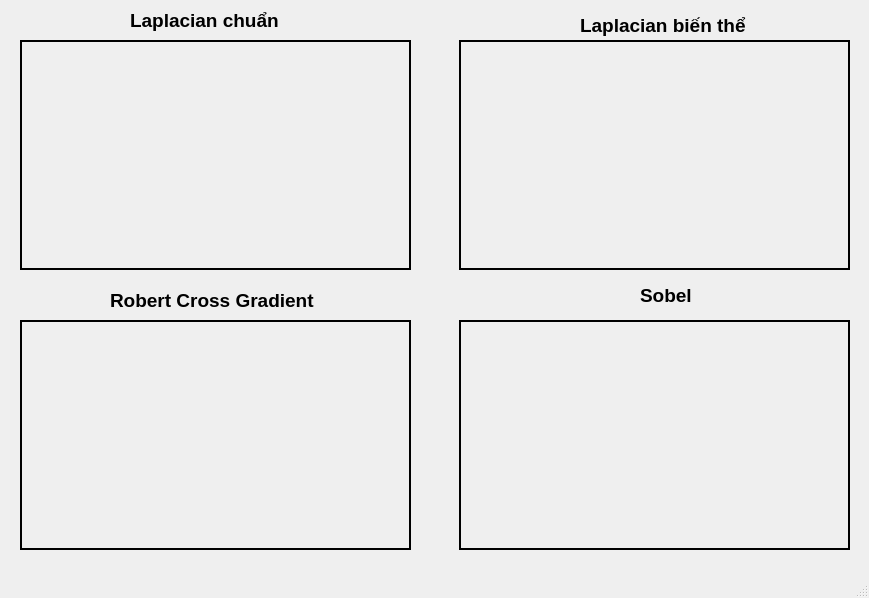
<?xml version="1.0" encoding="UTF-8"?>
<ui version="4.0">
 <class>MainWindow2</class>
 <widget class="QMainWindow" name="MainWindow2">
  <property name="geometry">
   <rect>
    <x>0</x>
    <y>0</y>
    <width>869</width>
    <height>598</height>
   </rect>
  </property>
  <property name="windowTitle">
   <string>So sánh bộ lọc mịn</string>
  </property>
  <widget class="QWidget" name="centralwidget">
   <widget class="QLabel" name="screen_1">
    <property name="geometry">
     <rect>
      <x>20</x>
      <y>40</y>
      <width>391</width>
      <height>230</height>
     </rect>
    </property>
    <property name="frameShape">
     <enum>QFrame::WinPanel</enum>
    </property>
    <property name="text">
     <string/>
    </property>
   </widget>
   <widget class="QLabel" name="screen_2">
    <property name="geometry">
     <rect>
      <x>459</x>
      <y>40</y>
      <width>391</width>
      <height>230</height>
     </rect>
    </property>
    <property name="frameShape">
     <enum>QFrame::WinPanel</enum>
    </property>
    <property name="text">
     <string/>
    </property>
   </widget>
   <widget class="QLabel" name="screen_4">
    <property name="geometry">
     <rect>
      <x>459</x>
      <y>320</y>
      <width>391</width>
      <height>230</height>
     </rect>
    </property>
    <property name="frameShape">
     <enum>QFrame::WinPanel</enum>
    </property>
    <property name="text">
     <string/>
    </property>
   </widget>
   <widget class="QLabel" name="screen_3">
    <property name="geometry">
     <rect>
      <x>20</x>
      <y>320</y>
      <width>391</width>
      <height>230</height>
     </rect>
    </property>
    <property name="frameShape">
     <enum>QFrame::WinPanel</enum>
    </property>
    <property name="text">
     <string/>
    </property>
   </widget>
   <widget class="QLabel" name="label_5">
    <property name="geometry">
     <rect>
      <x>130</x>
      <y>10</y>
      <width>181</width>
      <height>21</height>
     </rect>
    </property>
    <property name="font">
     <font>
      <pointsize>14</pointsize>
      <weight>75</weight>
      <bold>true</bold>
     </font>
    </property>
    <property name="text">
     <string>Laplacian chuẩn</string>
    </property>
   </widget>
   <widget class="QLabel" name="label_6">
    <property name="geometry">
     <rect>
      <x>580</x>
      <y>10</y>
      <width>191</width>
      <height>31</height>
     </rect>
    </property>
    <property name="font">
     <font>
      <pointsize>14</pointsize>
      <weight>75</weight>
      <bold>true</bold>
     </font>
    </property>
    <property name="text">
     <string>Laplacian biến thể</string>
    </property>
   </widget>
   <widget class="QLabel" name="label_7">
    <property name="geometry">
     <rect>
      <x>110</x>
      <y>290</y>
      <width>251</width>
      <height>21</height>
     </rect>
    </property>
    <property name="font">
     <font>
      <pointsize>14</pointsize>
      <weight>75</weight>
      <bold>true</bold>
     </font>
    </property>
    <property name="text">
     <string>Robert Cross Gradient</string>
    </property>
   </widget>
   <widget class="QLabel" name="label_8">
    <property name="geometry">
     <rect>
      <x>640</x>
      <y>280</y>
      <width>81</width>
      <height>31</height>
     </rect>
    </property>
    <property name="font">
     <font>
      <pointsize>14</pointsize>
      <weight>75</weight>
      <bold>true</bold>
     </font>
    </property>
    <property name="text">
     <string>Sobel</string>
    </property>
   </widget>
  </widget>
  <widget class="QMenuBar" name="menubar">
   <property name="geometry">
    <rect>
     <x>0</x>
     <y>0</y>
     <width>869</width>
     <height>21</height>
    </rect>
   </property>
  </widget>
  <widget class="QStatusBar" name="statusbar"/>
 </widget>
 <resources/>
 <connections/>
</ui>
